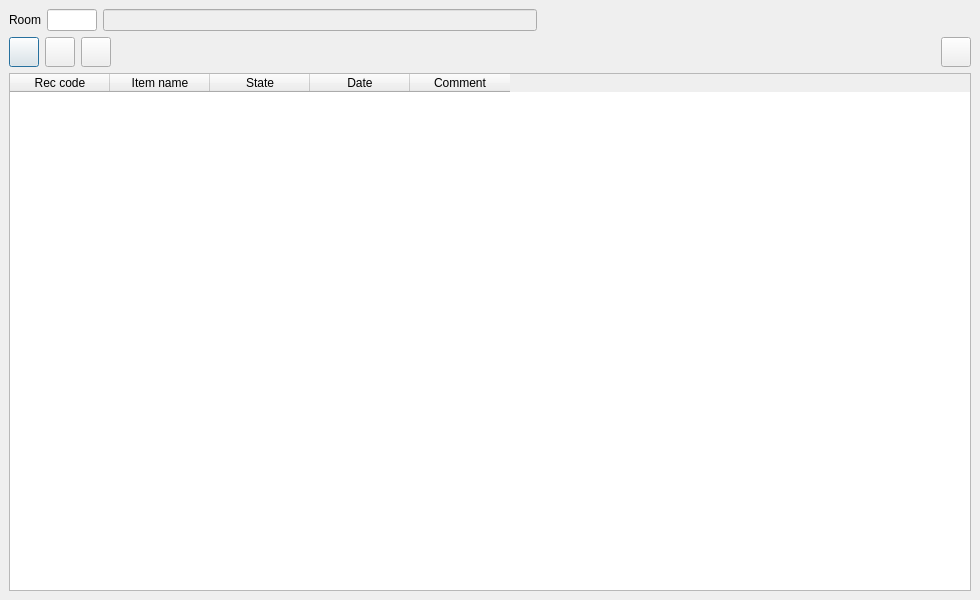
<?xml version="1.0" encoding="UTF-8"?>
<ui version="4.0">
 <class>DlgHouseItem</class>
 <widget class="QDialog" name="DlgHouseItem">
  <property name="geometry">
   <rect>
    <x>0</x>
    <y>0</y>
    <width>980</width>
    <height>600</height>
   </rect>
  </property>
  <property name="windowTitle">
   <string>House item</string>
  </property>
  <layout class="QVBoxLayout" name="verticalLayout">
   <property name="leftMargin">
    <number>9</number>
   </property>
   <property name="topMargin">
    <number>9</number>
   </property>
   <property name="rightMargin">
    <number>9</number>
   </property>
   <property name="bottomMargin">
    <number>9</number>
   </property>
   <item>
    <widget class="QWidget" name="widget_2" native="true">
     <layout class="QHBoxLayout" name="horizontalLayout_2">
      <property name="leftMargin">
       <number>0</number>
      </property>
      <property name="topMargin">
       <number>0</number>
      </property>
      <property name="rightMargin">
       <number>0</number>
      </property>
      <property name="bottomMargin">
       <number>0</number>
      </property>
      <item>
       <widget class="QLabel" name="label_2">
        <property name="text">
         <string>Room</string>
        </property>
       </widget>
      </item>
      <item>
       <widget class="EQLineEdit" name="leRoomCode">
        <property name="maximumSize">
         <size>
          <width>50</width>
          <height>16777215</height>
         </size>
        </property>
       </widget>
      </item>
      <item>
       <widget class="EQLineEdit" name="leRoomName">
        <property name="enabled">
         <bool>false</bool>
        </property>
       </widget>
      </item>
      <item>
       <spacer name="horizontalSpacer_2">
        <property name="orientation">
         <enum>Qt::Horizontal</enum>
        </property>
        <property name="sizeHint" stdset="0">
         <size>
          <width>304</width>
          <height>20</height>
         </size>
        </property>
       </spacer>
      </item>
     </layout>
    </widget>
   </item>
   <item>
    <widget class="QWidget" name="widget" native="true">
     <layout class="QHBoxLayout" name="horizontalLayout">
      <property name="leftMargin">
       <number>0</number>
      </property>
      <property name="topMargin">
       <number>0</number>
      </property>
      <property name="rightMargin">
       <number>0</number>
      </property>
      <property name="bottomMargin">
       <number>0</number>
      </property>
      <item>
       <widget class="QPushButton" name="btnAddItem">
        <property name="minimumSize">
         <size>
          <width>30</width>
          <height>30</height>
         </size>
        </property>
        <property name="maximumSize">
         <size>
          <width>30</width>
          <height>30</height>
         </size>
        </property>
        <property name="text">
         <string/>
        </property>
        <property name="icon">
         <iconset resource="res.qrc">
          <normaloff>:/images/add.png</normaloff>:/images/add.png</iconset>
        </property>
       </widget>
      </item>
      <item>
       <widget class="QPushButton" name="btnRemoveItem">
        <property name="minimumSize">
         <size>
          <width>30</width>
          <height>30</height>
         </size>
        </property>
        <property name="maximumSize">
         <size>
          <width>30</width>
          <height>30</height>
         </size>
        </property>
        <property name="text">
         <string/>
        </property>
        <property name="icon">
         <iconset resource="res.qrc">
          <normaloff>:/images/garbage.png</normaloff>:/images/garbage.png</iconset>
        </property>
       </widget>
      </item>
      <item>
       <widget class="QPushButton" name="btnPrint">
        <property name="minimumSize">
         <size>
          <width>30</width>
          <height>30</height>
         </size>
        </property>
        <property name="maximumSize">
         <size>
          <width>30</width>
          <height>30</height>
         </size>
        </property>
        <property name="text">
         <string/>
        </property>
        <property name="icon">
         <iconset resource="res.qrc">
          <normaloff>:/images/printer.png</normaloff>:/images/printer.png</iconset>
        </property>
       </widget>
      </item>
      <item>
       <spacer name="horizontalSpacer">
        <property name="orientation">
         <enum>Qt::Horizontal</enum>
        </property>
        <property name="sizeHint" stdset="0">
         <size>
          <width>598</width>
          <height>20</height>
         </size>
        </property>
       </spacer>
      </item>
      <item>
       <widget class="QLabel" name="lbStatus">
        <property name="text">
         <string/>
        </property>
        <property name="pixmap">
         <pixmap resource="res.qrc">:/images/ball-green.png</pixmap>
        </property>
       </widget>
      </item>
      <item>
       <widget class="QPushButton" name="btnSave">
        <property name="minimumSize">
         <size>
          <width>30</width>
          <height>30</height>
         </size>
        </property>
        <property name="maximumSize">
         <size>
          <width>30</width>
          <height>30</height>
         </size>
        </property>
        <property name="text">
         <string/>
        </property>
        <property name="icon">
         <iconset resource="res.qrc">
          <normaloff>:/images/save.png</normaloff>:/images/save.png</iconset>
        </property>
       </widget>
      </item>
     </layout>
    </widget>
   </item>
   <item>
    <widget class="EQTableWidget" name="tblMain">
     <column>
      <property name="text">
       <string>Rec code</string>
      </property>
     </column>
     <column>
      <property name="text">
       <string>Item name</string>
      </property>
     </column>
     <column>
      <property name="text">
       <string>State</string>
      </property>
     </column>
     <column>
      <property name="text">
       <string>Date</string>
      </property>
     </column>
     <column>
      <property name="text">
       <string>Comment</string>
      </property>
     </column>
    </widget>
   </item>
  </layout>
 </widget>
 <customwidgets>
  <customwidget>
   <class>EQLineEdit</class>
   <extends>QLineEdit</extends>
   <header location="global">eqlineedit.h</header>
   <slots>
    <signal>customButtonClicked(bool)</signal>
   </slots>
  </customwidget>
  <customwidget>
   <class>EQTableWidget</class>
   <extends>QTableWidget</extends>
   <header location="global">eqtablewidget.h</header>
  </customwidget>
 </customwidgets>
 <resources>
  <include location="res.qrc"/>
 </resources>
 <connections/>
</ui>
